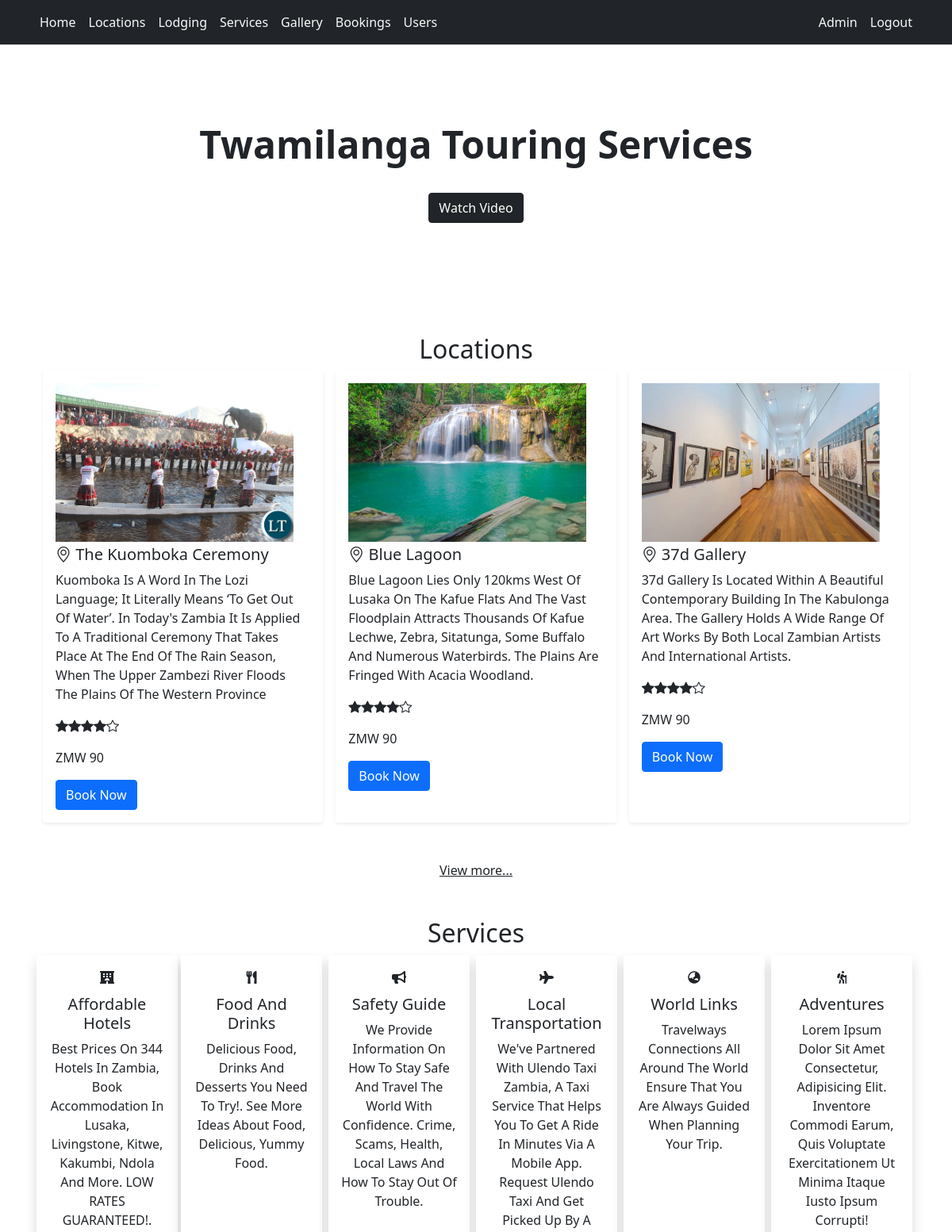
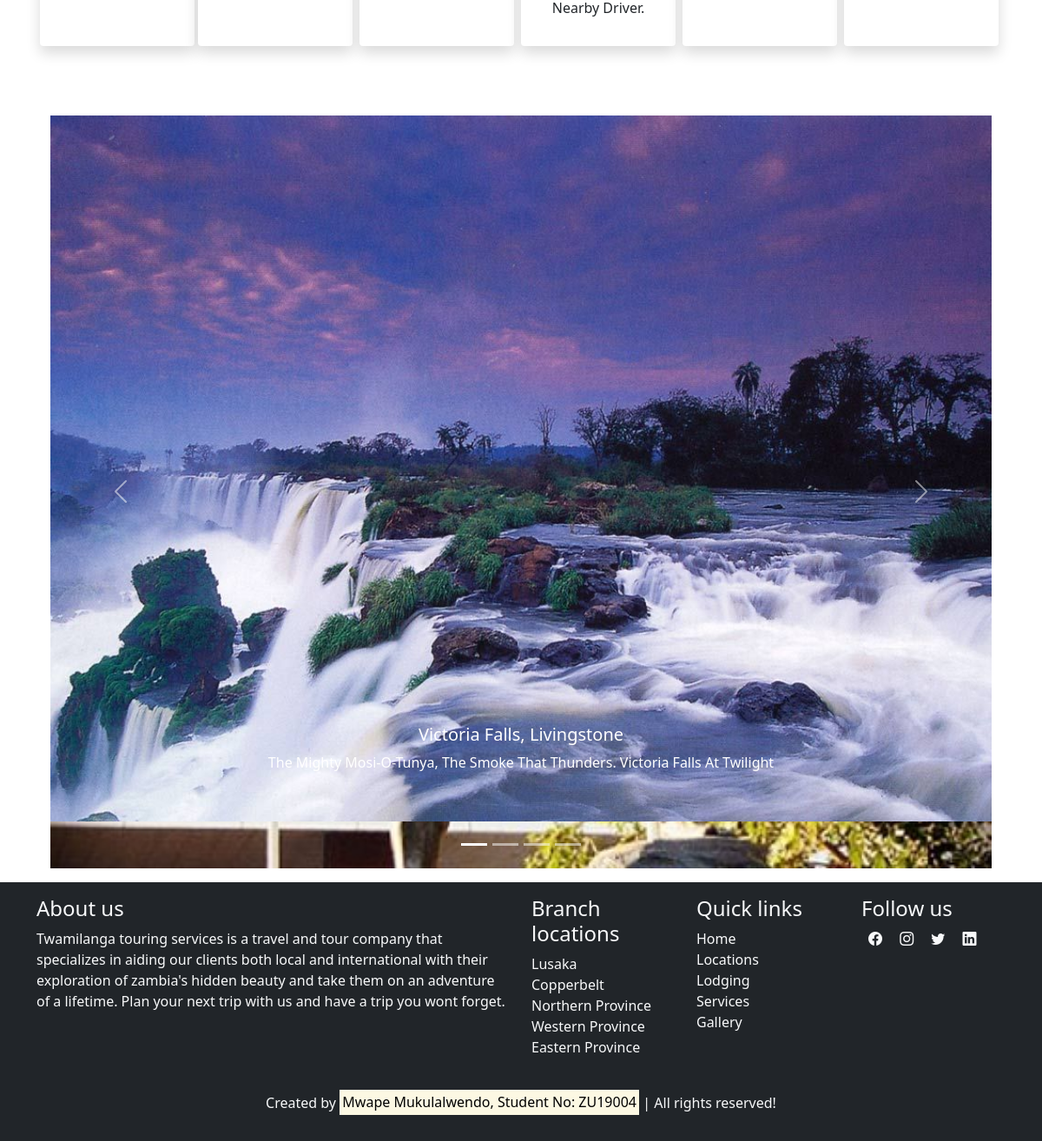
/ (signed in), run on the app's committed database (2 pictures, top to bottom).
### tables this page shows
CREATE TABLE `users` (
  `id` int(11) NOT NULL,
  `email` varchar(60) DEFAULT NULL,
  `first_name` varchar(60) DEFAULT NULL,
  `last_name` varchar(60) DEFAULT NULL,
  `phone_no` varchar(12) DEFAULT NULL,
  `password` longtext NOT NULL,
  `is_admin` tinyint(1) NOT NULL,
  `joined` datetime DEFAULT current_timestamp()
);

CREATE TABLE `locations` (
  `id` int(11) NOT NULL,
  `name` varchar(60) NOT NULL,
  `description` longtext NOT NULL,
  `image` text NOT NULL,
  `price` double NOT NULL,
  `rating` float NOT NULL,
  `user_id` int(11) NOT NULL,
  `modified` datetime NOT NULL DEFAULT current_timestamp()
);

CREATE TABLE `gallery` (
  `id` int(11) NOT NULL,
  `name` varchar(60) NOT NULL,
  `description` longtext NOT NULL,
  `image` varchar(60) NOT NULL,
  `user_id` int(11) NOT NULL,
  `added` datetime NOT NULL DEFAULT current_timestamp()
);

### api/get_user.php (called while the page is built, shortened)
<?php
function get_profile($email, $db_connection){
    $sql = "SELECT * FROM users WHERE email = ?";
    if($stmt = $db_connection->prepare($sql)){
        $stmt->bind_param("s", $email);
        if($stmt->execute()){
            $result = $stmt->get_result();
            if($result->num_rows == 1){
                $row = $result->fetch_array(MYSQLI_ASSOC);
                return $row;
            }
        }
    }
}

### api/get_data.php (the view, shortened to what this page needs)
<?php
function get_three_locations($db_connection){
    $sql = "SELECT * FROM locations ORDER BY modified DESC LIMIT 3";
    if($result = $db_connection->query($sql)){
        if($result->num_rows > 0){
            while($row = $result->fetch_array()){
                echo '<div class="col-md shadow-sm p-3 mx-2 mb-5 bg-body rounded">';
                    echo '<img src="'.$row['image'].'" class="mb-1" alt="'.$row['name'].'" style="height: 200px;">';
                    echo '<h5><i class="bi bi-geo-alt"></i> '.$row['name'].'</h5>';
                    echo '<p>'.$row['description'].'</p>';
                    echo '<p>';
                        for($i = 1; $i <= $row['rating']; $i++) {
                            echo '<i class="bi bi-star-fill"></i>';
                        }
                        for($i = 1; $i <= (5 - $row['rating']); $i++) {
                            echo '<i class="bi bi-star"></i>';
                        }
                    echo '</p>';
                    echo '<p>ZMW '.$row['price'].'</p>';
                    echo '<a href="pages/book.form.php?location='.$row['id'].'" class="btn btn-primary">Book Now</a>';
                echo '</div>';
            }
        } else {
            echo "No records found matching your request";
        }
    }
}
function get_gallery_for_carousel($db_connection) {
    $sql = "SELECT * FROM gallery ORDER BY added DESC LIMIT 3";
    if($result = $db_connection->query($sql)){
        if($result->num_rows > 0){
            while($row = $result->fetch_array()){
                echo '<div class="carousel-item active" data-bs-interval="10000">';
                    echo '<img src="'.$row['image'].'" class="d-block w-100" alt="'.$row['name'].'">';
                    echo '<div class="carousel-caption d-none d-md-block">';
                        echo '<h5>'.$row['name'].'</h5>';
                        echo '<p>'.$row['description'].'</p>';
                    echo '</div>';
                echo '</div>';
            }
        }
    }
}

### inc/navbar.php
<nav class="py-2 bg-dark border-bottom sticky-top">
    <div class="container d-flex flex-wrap">
        <ul class="nav me-auto">
            <li class="nav-item"><a href="/Mwape/" class="nav-link link-light px-2">Home</a></li>
            <li class="nav-item"><a href="/Mwape/pages/location.php" class="nav-link link-light px-2">Locations</a></li>
            <li class="nav-item"><a href="/Mwape/pages/lodging.php" class="nav-link link-light px-2">Lodging</a></li>
            <li class="nav-item"><a href="/Mwape/index.php#services" class="nav-link link-light px-2">Services</a></li>
            <li class="nav-item"><a href="/Mwape/pages/gallery.php" class="nav-link link-light px-2">Gallery</a></li>
            <?php
            if (isset($_SESSION['email'])) {
                echo '<li class="nav-item"><a href="/Mwape/pages/booking.php" class="nav-link link-light px-2">Bookings</a></li>';
                if ($user['is_admin'] == true) {
                    echo '<li class="nav-item"><a href="/Mwape/pages/users.php" class="nav-link link-light px-2">Users</a></li>';
                }
            }
            ?>
        </ul>
        <ul class="nav">
            <?php
            if (isset($_SESSION['email'])) {
              echo '<li class="nav-item"><a href="/Mwape/pages/account.php" class="nav-link link-light px-2">'.$user['first_name'].' '.$user['last_name'].'</a></li>
              <li class="nav-item"><a href="/Mwape/scripts/logout.process.php" class="nav-link link-light px-2">Logout</a></li>';
            } else {
              echo '<li class="nav-item"><a href="/Mwape/pages/login.php" class="nav-link link-light px-2">Login</a></li>
              <li class="nav-item"><a href="/Mwape/pages/signup.php" class="nav-link link-light px-2">Sign up</a></li>';
            }
            ?>
        </ul>
    </div>
</nav>

### data on the page
users: first_name "Admin"
locations: image (picture), name "The Kuomboka Ceremony", description "Kuomboka Is A Word In The Lozi Language; It Literally Means ‘To Get Out Of Water’. In Today's Zambia It Is Applied To A Traditional Ceremony That Takes Place At The End Of The Rain Season, When The Upper Zambezi River Floods The Plains Of The Western Province", rating 4 (drawn), price "90"
locations: image (picture), name "Blue Lagoon", description "Blue Lagoon Lies Only 120kms West Of Lusaka On The Kafue Flats And The Vast Floodplain Attracts Thousands Of Kafue Lechwe, Zebra, Sitatunga, Some Buffalo And Numerous Waterbirds. The Plains Are Fringed With Acacia Woodland.", rating 4 (drawn), price "90"
locations: image (picture), name "37d Gallery", description "37d Gallery Is Located Within A Beautiful Contemporary Building In The Kabulonga Area. The Gallery Holds A Wide Range Of Art Works By Both Local Zambian Artists And International Artists.", rating 4 (drawn), price "90"
gallery: image (picture), name "Victoria Falls, Livingstone", description "The Mighty Mosi-O-Tunya, The Smoke That Thunders. Victoria Falls At Twilight"
